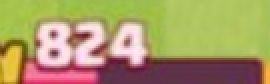
#> input picture live/loop/tests/fixtures/tower-num-s73m14-764-824.png, 135 x 42 px (shown 2 times larger)
$ python -i build_tv_royale_youtube_visible_cost_gate.py   (imports and definitions only)
#> lines starting #> are read from the running program, lines starting #| are printed output that depends on the picture; after the words box and inside, x2 and y2 are one past the last pixel; in counts of white or black regions, pixels touching at a corner belong together
#> further down, picture is the input picture: shape (42, 135, 3); mean B, G, R 100.7, 153.6, 168.9
from __future__ import annotations

# mypy: disable-error-code="import-untyped"
import argparse
import copy
import gzip
import json
import re
import shutil
import subprocess
from collections import Counter, defaultdict
from pathlib import Path
from typing import Any

import cv2
import numpy as np

from scripts.extract_tv_royale_youtube_fullmatch import (
    HUD_ROIS,
    _atomic_gzip_jsonl,
    _atomic_json,
    _crop_relative,
    _sha256,
)

SCHEMA = "clasher.youtube.visible_cost_gate.v1"


def _rows(path: Path) -> list[dict[str, Any]]:
    with gzip.open(path, "rt", encoding="utf-8") as source:
        return [json.loads(line) for line in source if line.strip()]


# [48 lines left out: functions _cost_authority, _occurrences, not called in this run]


def _digit_glyph(image: np.ndarray) -> np.ndarray | None:
    hsv = cv2.cvtColor(image, cv2.COLOR_BGR2HSV)
#> hsv: shape (42, 135, 3); mean H, S, V 74.3, 125.6, 180.2
    upper = hsv[: max(1, round(hsv.shape[0] * 0.72))]
#> upper: shape (30, 135, 3); mean H, S, V 47.6, 120.3, 194.5
    magenta = (
        (upper[:, :, 0] > 130)
        & (upper[:, :, 0] < 180)
        & (upper[:, :, 1] > 80)
        & (upper[:, :, 2] > 50)
    )
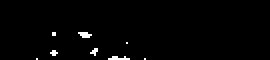
#> magenta: shape (30, 135) bool (shown 2 times larger); 1.3% white in thin lines or dots, all inside (x1, y1, x2, y2) = (18, 16, 73, 30)
    ys, xs = np.where(magenta)
#> ys = 54 values from 16 to 29; xs = 54 values, max 72 at index 53, min 18 at index 41, mean 44.52
    if not len(xs):
        return None
    badge = image[ys.min() : ys.max() + 1, xs.min() : xs.max() + 1]
    badge_hsv = cv2.cvtColor(badge, cv2.COLOR_BGR2HSV)
    white = ((badge_hsv[:, :, 1] < 100) & (badge_hsv[:, :, 2] > 140)).astype(
        np.uint8
    ) * 255
    count, _, stats, _ = cv2.connectedComponentsWithStats(white)
#> count = 2; stats = [[0, 0, 55, 14, 115], [0, 0, 55, 14, 655]]
    candidates = []
    for component in range(1, count):
        x, y, width, height, area = stats[component]
        aspect = width / max(1, height)
        if area > 10 and 0.1 < aspect < 1.5 and x > 1 and y > 1:
            candidates.append((area, component))
#> this loop made 1 pass
#> (x, y, width, height, area, aspect) on pass 1: (0, 0, 55, 14, 655, 3.93)
#> after the loop, candidates = []
    if not candidates:
        return None
    _, component = max(candidates)
    x, y, width, height, _ = stats[component]
    glyph = white[y : y + height, x : x + width]
    canvas: np.ndarray = np.full((128, 128), 255, dtype=np.uint8)
    scale = min(90 / width, 90 / height)
    resized_width = max(1, round(width * scale))
    resized_height = max(1, round(height * scale))
    resized = 255 - cv2.resize(
        glyph,
        (resized_width, resized_height),
        interpolation=cv2.INTER_NEAREST,
    )
    offset_x = (128 - resized_width) // 2
    offset_y = (128 - resized_height) // 2
    canvas[
        offset_y : offset_y + resized_height,
        offset_x : offset_x + resized_width,
    ] = resized
    return canvas


# [364 lines left out: functions _cost_box, _extract_glyphs, _ocr, _temporal_costs, _family_evidence, _apply_gate and 2 more, not called in this run]


# [2 lines not run here, left out]

>>> import cv2
>>> picture = cv2.imread('../live/loop/tests/fixtures/tower-num-s73m14-764-824.png')
>>> result = _digit_glyph(picture)
